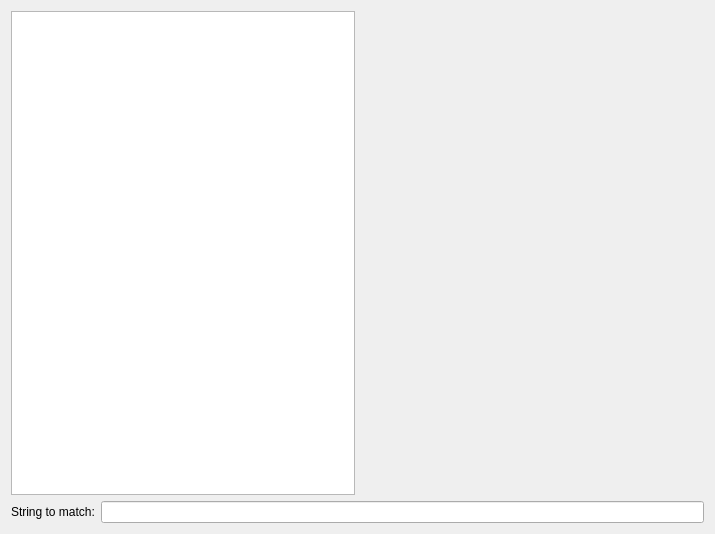
<?xml version="1.0" encoding="UTF-8"?>
<ui version="4.0">
 <class>Widget</class>
 <widget class="QWidget" name="Widget">
  <property name="geometry">
   <rect>
    <x>0</x>
    <y>0</y>
    <width>715</width>
    <height>534</height>
   </rect>
  </property>
  <property name="windowTitle">
   <string>Widget</string>
  </property>
  <layout class="QVBoxLayout" name="verticalLayout">
   <item>
    <layout class="QHBoxLayout" name="horizontalLayout">
     <item>
      <widget class="QListView" name="listView"/>
     </item>
     <item>
      <widget class="QLabel" name="label">
       <property name="sizePolicy">
        <sizepolicy hsizetype="Expanding" vsizetype="Preferred">
         <horstretch>0</horstretch>
         <verstretch>0</verstretch>
        </sizepolicy>
       </property>
       <property name="minimumSize">
        <size>
         <width>0</width>
         <height>0</height>
        </size>
       </property>
       <property name="text">
        <string/>
       </property>
      </widget>
     </item>
    </layout>
   </item>
   <item>
    <layout class="QHBoxLayout" name="horizontalLayout_2">
     <item>
      <widget class="QLabel" name="label_2">
       <property name="text">
        <string>String to match:</string>
       </property>
      </widget>
     </item>
     <item>
      <widget class="QLineEdit" name="lineEdit"/>
     </item>
    </layout>
   </item>
  </layout>
 </widget>
 <resources/>
 <connections/>
</ui>
